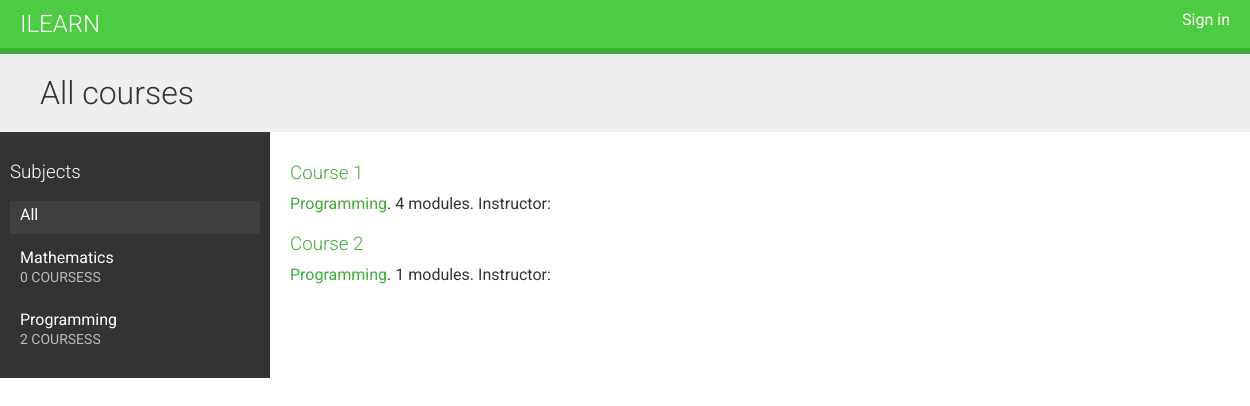
The app's page /, older data.
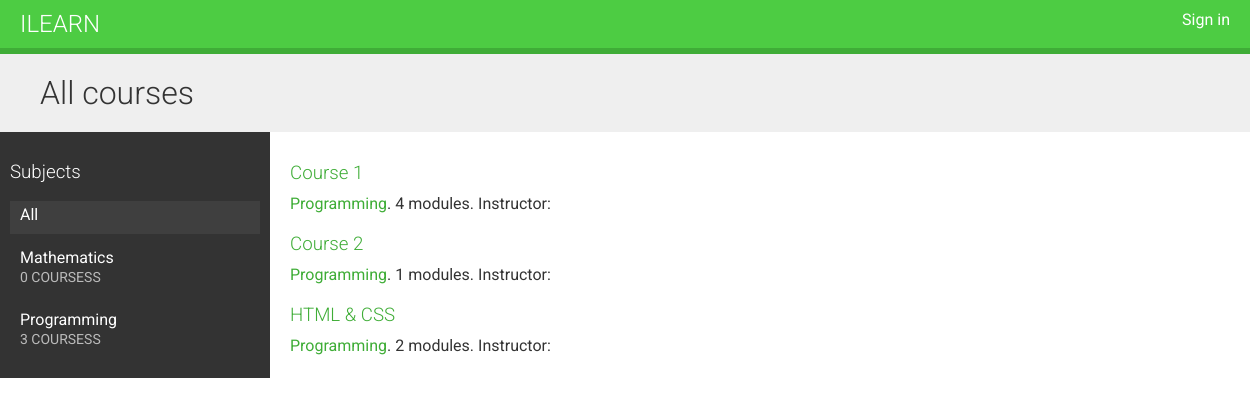
The same page, newer data.
### courses/models.py (models this page shows, shortened)
class Subject(models.Model):
    title = models.CharField(max_length=220)
    slug = models.SlugField(max_length=220, unique=True)
    class Meta:
        ordering = ["title"]
    def __str__(self):
        return self.title

class Course(models.Model):
    owner = models.ForeignKey(
        User, related_name="courses_created", on_delete=models.CASCADE
    )
    subject = models.ForeignKey(
        Subject, related_name="courses", on_delete=models.CASCADE
    )
    title = models.CharField(max_length=220)
    slug = models.SlugField(max_length=220, unique=True)
    overview = models.TextField()
    created = models.DateTimeField(auto_now_add=True)
    students = models.ManyToManyField(User, related_name="courses_joined", blank=True)
    class Meta:
        ordering = ["-created"]

### courses/views.py (the view)
# urls.py: path("", CourseListView.as_view(), name="course_list"),
class CourseListView(TemplateResponseMixin, View):
    model = Course
    template_name = "courses/course/list.html"
    def get(self, request, subject=None):
        subjects = cache.get("all_subjects")
        if not subjects:
            subjects = Subject.objects.annotate(total_courses=Count("courses"))
            cache.set("all_subjects", subjects)
        all_courses = Course.objects.annotate(total_modules=Count("modules"))
        if subject:
            subject = get_object_or_404(Subject, slug=subject)
            key = f"subject_{subject.id}_courses"
            courses = cache.get(key)
            if not courses:
                courses = all_courses.filter(subject=subject)
                cache.set(key, courses)
        else:
            courses = cache.get("all_course")
            if not courses:
                courses = all_courses
                cache.set("all_courses", all_courses)
        return self.render_to_response(
            {"subjects": subjects, "subject": subject, "courses": courses}
        )

### courses/templates/courses/course/list.html (shortened to what this page needs)
{% extends 'base.html' %}
{% block content %}
<h1>
    {% if subject %}
    {{ subject.title }} courses
    {% else %}
    All courses
    {% endif %}
</h1>
<div class="contents">
    <h3>Subjects</h3>
    <ul id="modules">
        <li {% if not subject %}class="selected"{% endif %}>
            <a href="{% url 'course_list' %}">All</a>
        </li>
        {% for subj in subjects %}
        <li {% if subject == subj %}class="selected"{% endif %}>
            <a href="{% url 'course_list_subject' subj.slug %}">
                {{ subj.title }}
                <br />
                <span>{{ subj.total_courses }} courses{{ subj.total_courses|pluralize }}</span>
            </a>
        </li>
        {% endfor %}
    </ul>
</div>
<div class="module">
    {% for course in courses %}
    {% with subject=course.subject %}
    <h3>
        <a href="{% url 'course_detail' course.slug %}">{{ course.title }}</a>
    </h3>
    <p>
        <a href="{% url 'course_list_subject' subject.slug %}">{{ subject }}</a>.
        {{ course.total_modules }} modules.
        Instructor: {{ course.owner.get_full_name }}
    </p>
    {% endwith %}
    {% endfor %}
</div>
{% endblock content %}

Row changes from the older to the newer data that the page shows:
computed for Subject "Programming": total_courses "2" → "3"
added Course: title "HTML & CSS", subject "Programming", total_modules "2"
